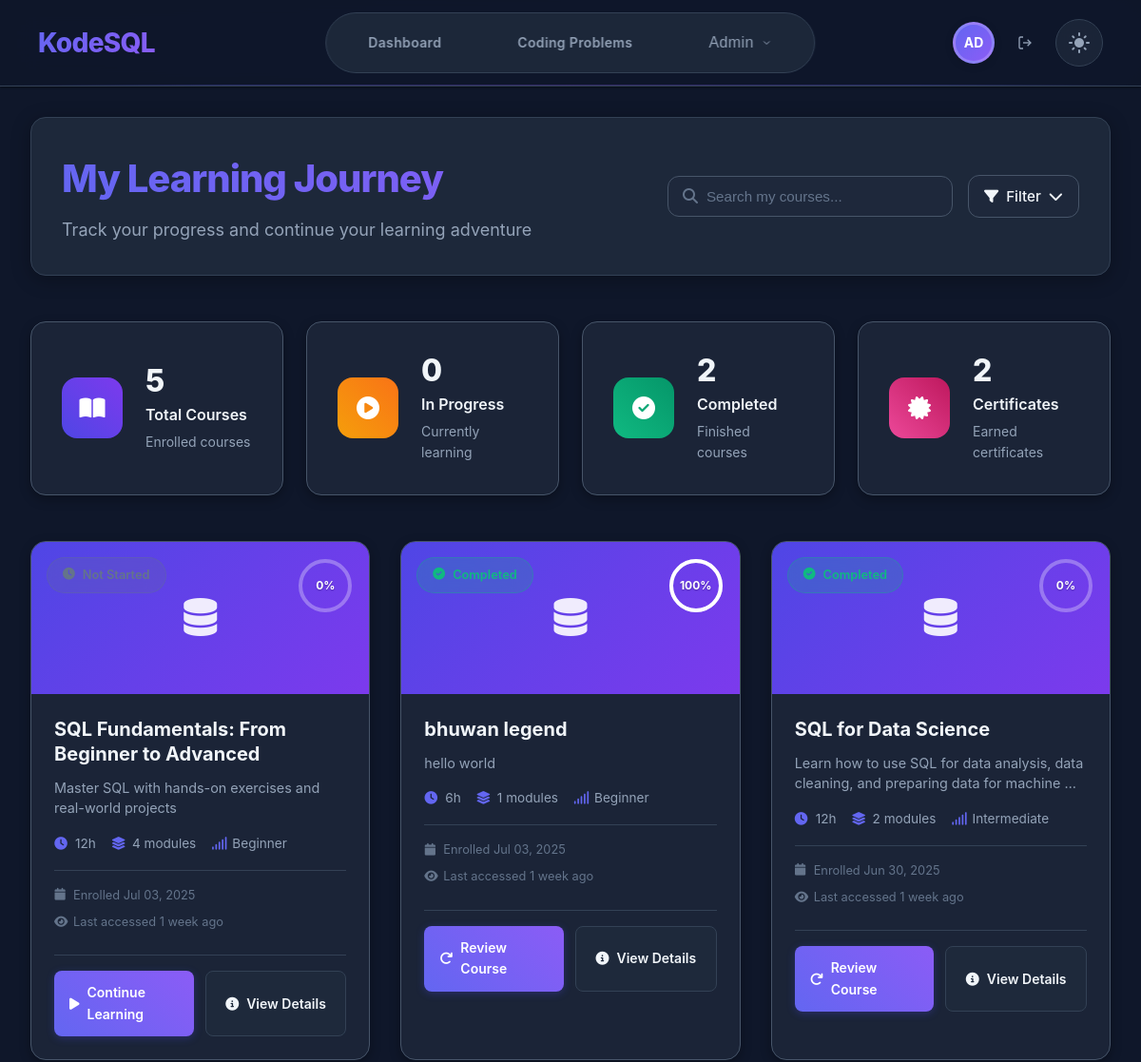
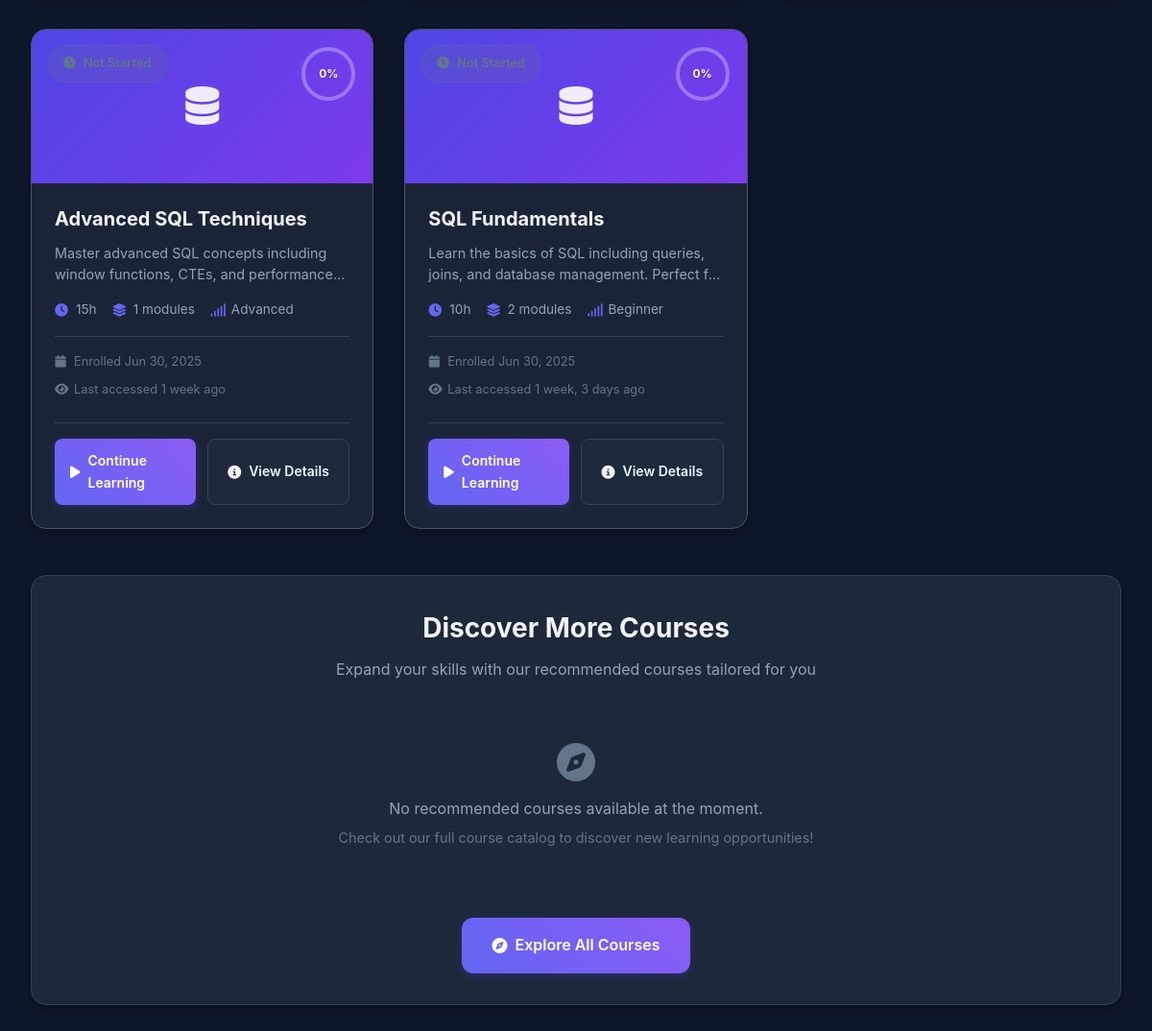
Before: /courses/my-courses/ (signed in) with the older database file (2 pictures, top to bottom).
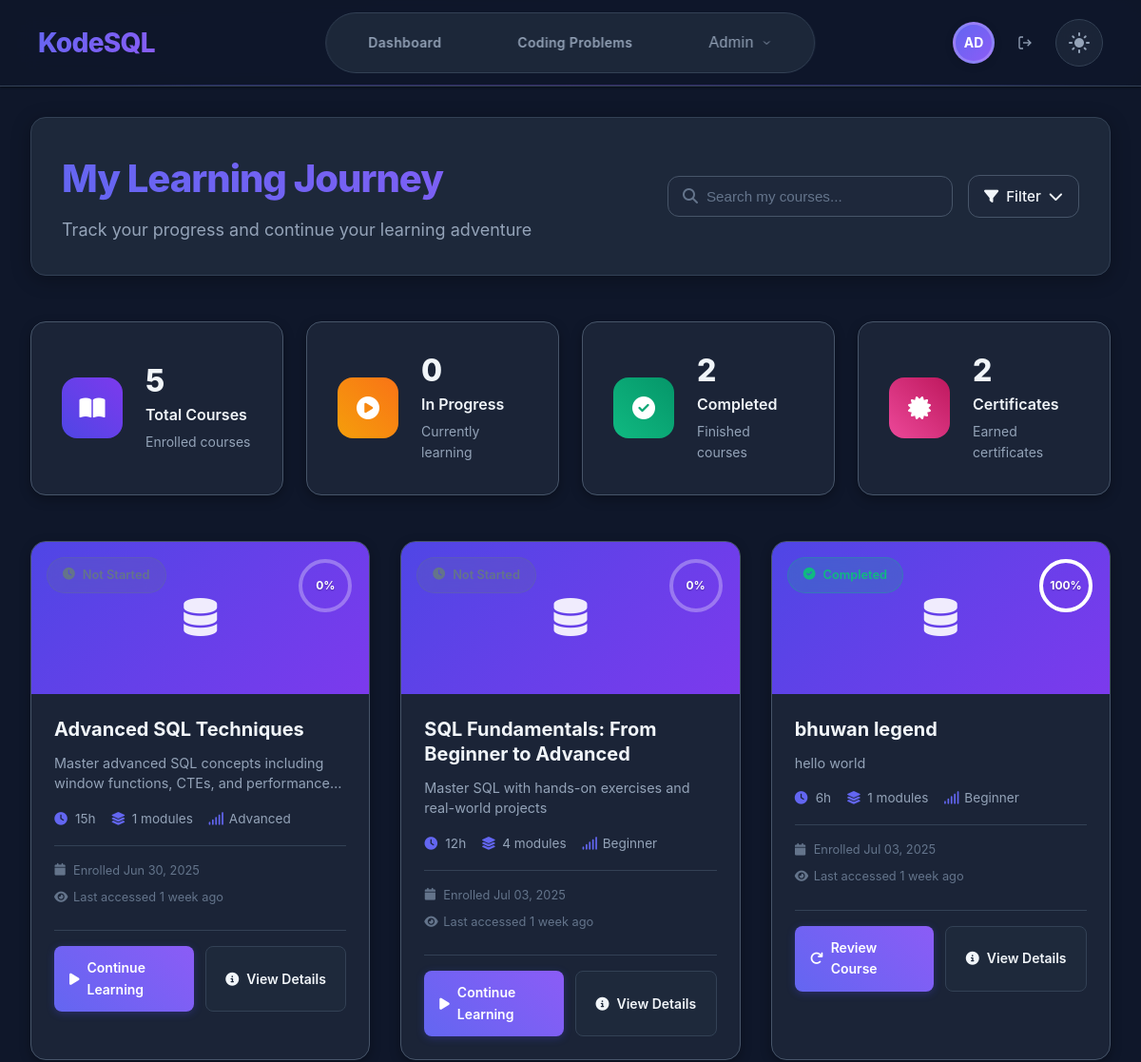
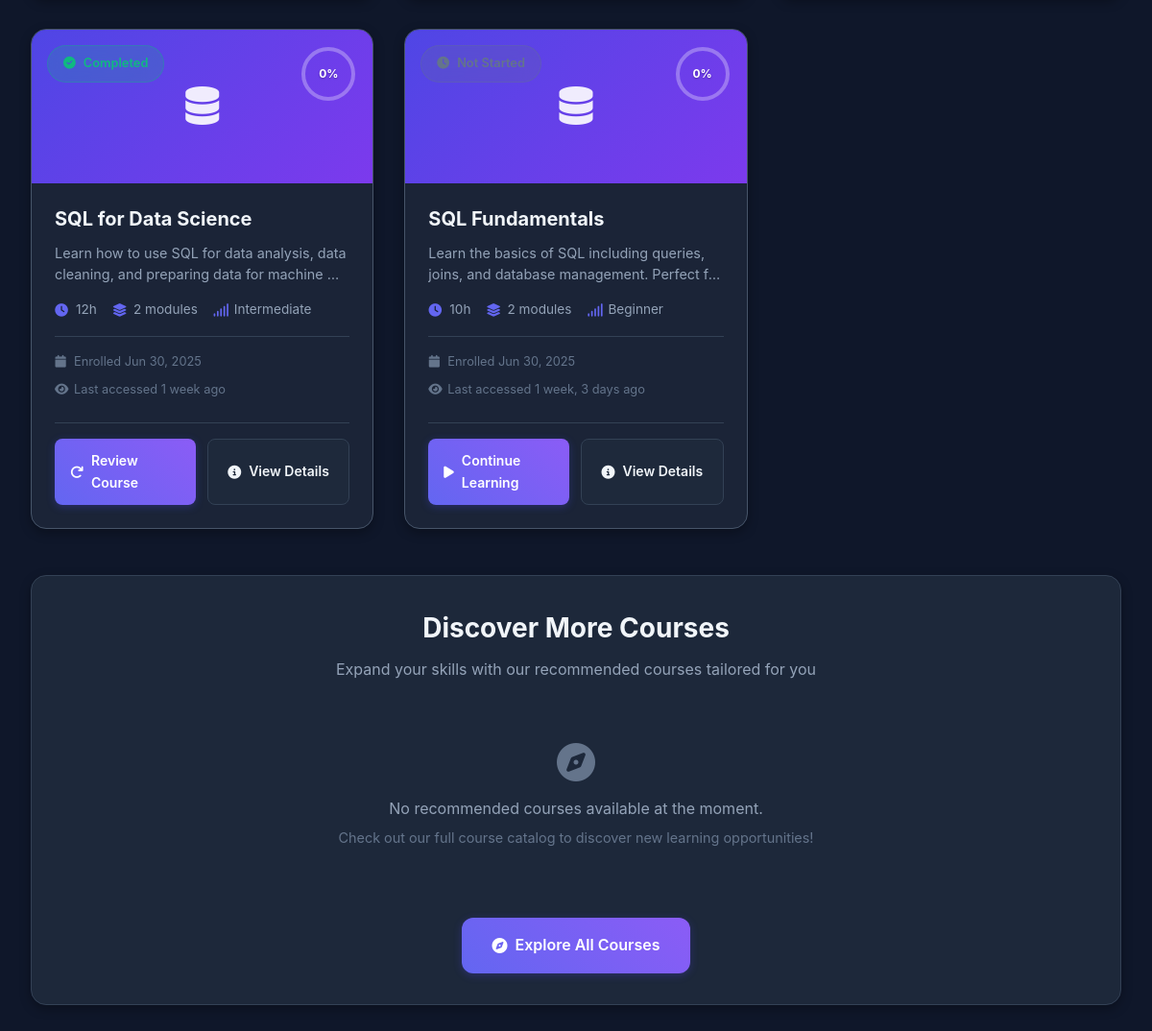
After: the same page with the newer database file (2 pictures, top to bottom).
### courses/models.py (models this page shows, shortened)
class UserCourseEnrollment(models.Model):
    ENROLLMENT_STATUS_CHOICES = [
        ('pending', 'Pending Payment'),
        ('active', 'Active'),
        ('completed', 'Completed'),
        ('expired', 'Expired'),
        ('cancelled', 'Cancelled'),
    ]
    user = models.ForeignKey(settings.AUTH_USER_MODEL, on_delete=models.CASCADE, related_name='course_enrollments')
    course = models.ForeignKey(Course, on_delete=models.CASCADE, related_name='enrollments')
    status = models.CharField(max_length=15, choices=ENROLLMENT_STATUS_CHOICES, default='active')
    amount_paid = models.DecimalField(max_digits=10, decimal_places=2, default=0.00)
    payment_method = models.CharField(max_length=50, blank=True)
    payment_reference = models.CharField(max_length=255, blank=True)
    current_module = models.ForeignKey(CourseModule, on_delete=models.SET_NULL, null=True, blank=True)
    current_lesson = models.ForeignKey(CourseLesson, on_delete=models.SET_NULL, null=True, blank=True)
    completed_lessons = models.ManyToManyField(CourseLesson, blank=True, related_name='completed_by_users')
    is_completed = models.BooleanField(default=False)
    completion_percentage = models.PositiveIntegerField(default=0, validators=[MaxValueValidator(100)])
    certificate_issued = models.BooleanField(default=False)
    certificate_issued_at = models.DateTimeField(null=True, blank=True)
    enrolled_at = models.DateTimeField(auto_now_add=True)
    completed_at = models.DateTimeField(null=True, blank=True)
    last_accessed = models.DateTimeField(auto_now=True)
    expires_at = models.DateTimeField(null=True, blank=True)
    class Meta:
        unique_together = ['user', 'course']
        indexes = [
            models.Index(fields=['user', 'status']),
            models.Index(fields=['course', 'status']),
            models.Index(fields=['-enrolled_at']),
        ]
    @property
    def progress_percentage(self):
        total_lessons = self.course.total_lessons
        if total_lessons == 0:
            return 0
        completed_count = self.completed_lessons.count()
        return min(int((completed_count / total_lessons) * 100), 100)

class Course(models.Model):
    DIFFICULTY_CHOICES = [
        ('beginner', 'Beginner'),
        ('intermediate', 'Intermediate'),
        ('advanced', 'Advanced'),
    ]
    COURSE_TYPE_CHOICES = [
        ('free', 'Free'),
        ('paid', 'Paid'),
        ('premium', 'Premium'),
    ]
    STATUS_CHOICES = [
        ('draft', 'Draft'),
        ('published', 'Published'),
        ('archived', 'Archived'),
    ]
    title = models.CharField(max_length=255)
    slug = models.SlugField(max_length=255, unique=True)
    description = CKEditor5Field(config_name='tutorial')
    short_description = models.TextField(max_length=500, help_text="Brief description for course cards")
    difficulty = models.CharField(max_length=15, choices=DIFFICULTY_CHOICES, default='beginner')
    course_type = models.CharField(max_length=10, choices=COURSE_TYPE_CHOICES, default='free')
    status = models.CharField(max_length=10, choices=STATUS_CHOICES, default='draft')
    price = models.DecimalField(max_digits=10, decimal_places=2, default=0.00)
    discount_price = models.DecimalField(max_digits=10, decimal_places=2, null=True, blank=True)
    thumbnail = models.ImageField(upload_to='courses/thumbnails/', blank=True, null=True)
    preview_video = models.URLField(blank=True, help_text="YouTube or Vimeo URL for course preview")
    duration_hours = models.PositiveIntegerField(default=0, help_text="Estimated course duration in hours")
    skill_level = models.CharField(max_length=50, blank=True, help_text="e.g., 'No prior experience needed'")
    language = models.CharField(max_length=50, default='English')
    tags = models.CharField(max_length=500, blank=True, help_text="Comma-separated tags")
    category = models.CharField(max_length=100, blank=True)
    prerequisites = CKEditor5Field(config_name='tutorial', blank=True)
    learning_outcomes = CKEditor5Field(config_name='tutorial', blank=True)
    is_featured = models.BooleanField(default=False)
    allow_preview = models.BooleanField(default=True, help_text="Allow non-enrolled users to preview first module")
    certificate_enabled = models.BooleanField(default=True)
    order = models.PositiveIntegerField(default=0)
    created_at = models.DateTimeField(auto_now_add=True)
    updated_at = models.DateTimeField(auto_now=True)
    published_at = models.DateTimeField(null=True, blank=True)
    instructor = models.ForeignKey(settings.AUTH_USER_MODEL, on_delete=models.CASCADE, related_name='courses_taught')
    class Meta:
        ordering = ['order', '-created_at']
        indexes = [
            models.Index(fields=['status', 'course_type']),
            models.Index(fields=['difficulty', 'category']),
            models.Index(fields=['-created_at']),
        ]
    @property
    def module_count(self):
        return self.modules.count()
    @property
    def total_lessons(self):
        return sum(module.lesson_count for module in self.modules.all())

class CourseModule(models.Model):
    course = models.ForeignKey(Course, on_delete=models.CASCADE, related_name='modules')
    title = models.CharField(max_length=255)
    description = models.TextField(blank=True)
    order = models.PositiveIntegerField(default=0)
    is_active = models.BooleanField(default=True)
    is_preview = models.BooleanField(default=False, help_text="Allow preview for non-enrolled users")
    created_at = models.DateTimeField(auto_now_add=True)
    updated_at = models.DateTimeField(auto_now=True)
    class Meta:
        ordering = ['order', 'created_at']
        unique_together = ['course', 'order']
    @property
    def lesson_count(self):
        return self.lessons.count()

### courses/views.py (the view, shortened to what this page needs)
# urls.py: path('my-courses/', views.my_courses, name='my_courses'),
@login_required
def my_courses(request):
    enrollments = UserCourseEnrollment.objects.filter(
        user=request.user,
        status__in=['active', 'completed']
    ).select_related('course', 'current_module', 'current_lesson').prefetch_related(
        'completed_lessons',
        'course__modules__lessons'
    ).order_by('-last_accessed')
    total_courses = enrollments.count()
    completed_courses = enrollments.filter(is_completed=True).count()
    in_progress_courses = enrollments.filter(
        completion_percentage__gt=0,
        completion_percentage__lt=100
    ).count()
    certificates_earned = enrollments.filter(certificate_issued=True).count()
    search_query = request.GET.get('search', '')
    status_filter = request.GET.getlist('status')
    if search_query:
        enrollments = enrollments.filter(
            Q(course__title__icontains=search_query) |
            Q(course__short_description__icontains=search_query)
        )
    context = {
        'page_title': 'My Courses',
        'enrollments': enrollments,
        'total_courses': total_courses,
        'completed_courses': completed_courses,
        'in_progress_courses': in_progress_courses,
        'certificates_earned': certificates_earned,
        'search_query': search_query,
        'status_filter': status_filter,
    }
    return render(request, 'courses/my_courses.html', context)

### templates/courses/my_courses.html (shortened to what the changed rows need)
{% extends 'base.html' %}
{% load static %}
{% block extra_css %}
<link rel="stylesheet" href="{% static 'css/my-courses-new.css' %}">
<link rel="stylesheet" href="https://cdnjs.cloudflare.com/ajax/libs/font-awesome/6.4.0/css/all.min.css">
{% endblock %}
{% block content %}
<main class="my-courses-container">
    <section class="page-header">
        <div class="header-content">
            <h1 class="page-title">My Learning Journey</h1>
        </div>
    </section>
    <section class="courses-section">
        <div class="courses-grid" id="coursesContainer">
            {% if enrollments %}
                {% for enrollment in enrollments %}
                <div class="course-card {% if enrollment.is_completed %}completed{% elif enrollment.progress_percentage > 0 %}in-progress{% else %}not-started{% endif %}"
                     data-course-title="{{ enrollment.course.title|lower }}"
                     data-course-description="{{ enrollment.course.short_description|lower }}"
                     data-status="{% if enrollment.is_completed %}completed{% elif enrollment.progress_percentage > 0 %}in-progress{% else %}not-started{% endif %}">
                    <div class="course-banner {% if 'sql' in enrollment.course.title|lower %}sql{% elif 'power' in enrollment.course.title|lower %}powerbi{% elif 'python' in enrollment.course.title|lower %}python{% elif 'tableau' in enrollment.course.title|lower %}tableau{% elif 'bootcamp' in enrollment.course.title|lower %}bootcamp{% else %}sql{% endif %}">
                        <div class="course-status-badge">
                            {% if enrollment.is_completed %}
                                <i class="fas fa-check-circle"></i>
                                <span>Completed</span>
                            {% elif enrollment.progress_percentage > 0 %}
                                <i class="fas fa-play-circle"></i>
                                <span>In Progress</span>
                            {% else %}
                                <i class="fas fa-clock"></i>
                                <span>Not Started</span>
                            {% endif %}
                        </div>
                        <div class="course-icon">
                            <i class="{% if 'sql' in enrollment.course.title|lower %}fas fa-database{% elif 'power' in enrollment.course.title|lower %}fas fa-chart-bar{% elif 'python' in enrollment.course.title|lower %}fab fa-python{% elif 'tableau' in enrollment.course.title|lower %}fas fa-chart-pie{% elif 'bootcamp' in enrollment.course.title|lower %}fas fa-chart-line{% else %}fas fa-database{% endif %}"></i>
                        </div>
                        <div class="progress-overlay">
                            <div class="progress-circle">
                                <svg class="progress-ring" width="60" height="60">
                                    <circle class="progress-ring-circle" stroke="rgba(255,255,255,0.3)" stroke-width="4" fill="transparent" r="26" cx="30" cy="30"/>
                                    <circle class="progress-ring-progress" stroke="white" stroke-width="4" fill="transparent" r="26" cx="30" cy="30"
                                            data-progress="{{ enrollment.progress_percentage }}" style="stroke-dasharray: 163.36 163.36; stroke-dashoffset: 163.36;"/>
                                </svg>
                                <div class="progress-text">{{ enrollment.progress_percentage }}%</div>
                            </div>
                        </div>
                    </div>
                    <div class="course-content">
                        <h3 class="course-title">{{ enrollment.course.title }}</h3>
                        <p class="course-description">{{ enrollment.course.short_description|truncatewords:15 }}</p>
                        <div class="course-meta">
                            <div class="meta-item">
                                <i class="fas fa-clock"></i>
                                <span>{{ enrollment.course.duration_hours }}h</span>
                            </div>
                            <div class="meta-item">
                                <i class="fas fa-layer-group"></i>
                                <span>{{ enrollment.course.module_count }} modules</span>
                            </div>
                            <div class="meta-item">
                                <i class="fas fa-signal"></i>
                                <span>{{ enrollment.course.get_difficulty_display }}</span>
                            </div>
                        </div>
                        <div class="enrollment-info">
                            <div class="enrollment-date">
                                <i class="fas fa-calendar"></i>
                                <span>Enrolled {{ enrollment.enrolled_at|date:"M d, Y" }}</span>
                            </div>
                            {% if enrollment.last_accessed %}
                            <div class="last-accessed">
                                <i class="fas fa-eye"></i>
                                <span>Last accessed {{ enrollment.last_accessed|timesince }} ago</span>
                            </div>
                            {% endif %}
                        </div>
                        <div class="course-footer">
                            <div class="course-actions">
                                {% if enrollment.is_completed %}
                                    {% if enrollment.certificate_issued and enrollment.certificate and enrollment.certificate.certificate_id %}
                                        <a href="{% url 'courses:certificate_view' enrollment.certificate.certificate_id %}" class="btn-primary">
                                            <i class="fas fa-certificate"></i>
                                            View Certificate
                                        </a>
                                    {% else %}
                                        <a href="{% url 'courses:course_detail' enrollment.course.slug %}" class="btn-primary">
                                            <i class="fas fa-redo"></i>
                                            Review Course
                                        </a>
                                    {% endif %}
                                {% else %}
                                    <a href="{% url 'courses:course_detail' enrollment.course.slug %}" class="btn-primary">
                                        <i class="fas fa-play"></i>
                                        Continue Learning
                                    </a>
                                {% endif %}
                                <a href="{% url 'courses:course_detail' enrollment.course.slug %}" class="btn-secondary">
                                    <i class="fas fa-info-circle"></i>
                                    View Details
                                </a>
                            </div>
                        </div>
                    </div>
                </div>
                {% endfor %}
            {% endif %}
        </div>
    </section>
    <section class="explore-section">
        <div class="explore-header">
            <h2>Discover More Courses</h2>
        </div>
    </section>
</main>
{% endblock %}

Changed rows visible on the page:
changed UserCourseEnrollment "Advanced SQL Techniques": moves up the list
